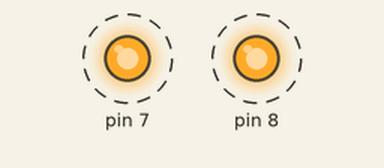
A sketch run on a simulated Arduino Uno, built with avr-gcc and run on an emulated ATmega328P. Shown: output pins drawn as LEDs (lit = HIGH). Dashed ring = blinking. What the sketch prints to the serial monitor is not drawn.

Above: at 0.15 s.
Timing chart, 0 to 4.6 s (numbered marks = the images above):
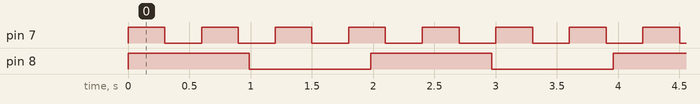

Measured:
- by itself, pin 7: alternates HIGH for 0.30 s and LOW for 0.30 s
- by itself, pin 8: alternates HIGH for 0.99 s and LOW for 0.99 s

The sketch:

Blink_Two_LEDs.ino
```cpp
#include <Arduino_FreeRTOS.h>
void TaskBlink1( void *pvParameters );
void TaskBlink2( void *pvParameters );
void Taskprint( void *pvParameters );
void setup() {
  // initialize serial communication at 9600 bits per second:
  Serial.begin(9600);
  xTaskCreate(
    TaskBlink1
    ,  "task1"
    ,  128
    ,  NULL
    ,  2
    ,  NULL );
  xTaskCreate(
    TaskBlink2
    ,  "task2"
    ,  128
    ,  NULL
    ,  1
    ,  NULL );
    xTaskCreate(
    Taskprint
    ,  "task3"
    ,  128
    ,  NULL
    ,  0
    ,  NULL );
vTaskStartScheduler();
}
void loop()
{
}

void TaskBlink2(void *pvParameters)
{
  pinMode(7, OUTPUT);
  while(1)
  {
    Serial.println("Blinking red LED at 300ms");
    digitalWrite(7, HIGH);
    vTaskDelay( 300 / portTICK_PERIOD_MS );
    digitalWrite(7, LOW);
    vTaskDelay( 300 / portTICK_PERIOD_MS );
  }
}
void Taskprint(void *pvParameters)  {
  int counter = 0;
  while(1)
  {
counter++;
  Serial.println(counter);
  vTaskDelay(500 / portTICK_PERIOD_MS);    }
}

void TaskBlink1(void *pvParameters)  {
  pinMode(8, OUTPUT);
  while(1)
  {
    Serial.println("Blinking green LED at 1000ms");
    digitalWrite(8, HIGH);
    vTaskDelay( 1000 / portTICK_PERIOD_MS );
    digitalWrite(8, LOW);
    vTaskDelay( 1000 / portTICK_PERIOD_MS );
  }
}
```
